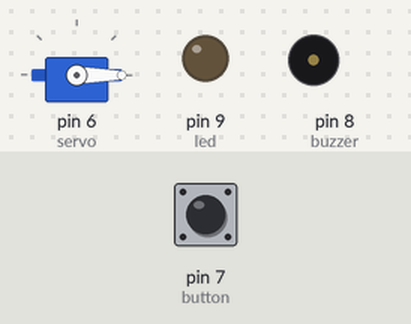
Bench run of a sketch on a simulated Arduino Uno, built with avr-gcc and run on an emulated ATmega328P. On the bench: servo, output pins drawn as LEDs (lit = HIGH), buzzer (waves = sounding). Dashed ring = blinking. Inputs (shaded band) come from the test bench; at power-on: pin 7 (button) HIGH.

Above: at 1.2 s.
1.3 s: pin 7 (button) pulled LOW for 0.15 s
At 1.8 s:
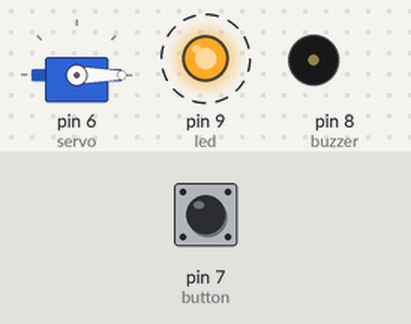
At 10.2 s:
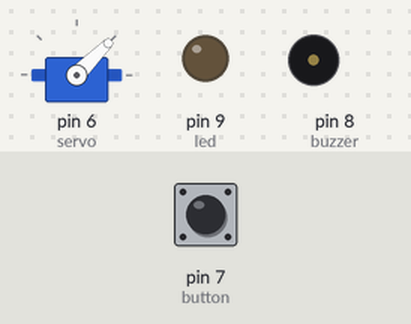
10.4 s: pin 7 (button) pulled LOW for 1 s
At 16.5 s:
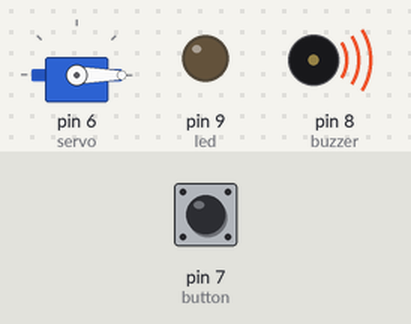
Timing chart, 0 to 22.3 s (numbered marks = the images above; inputs shaded):
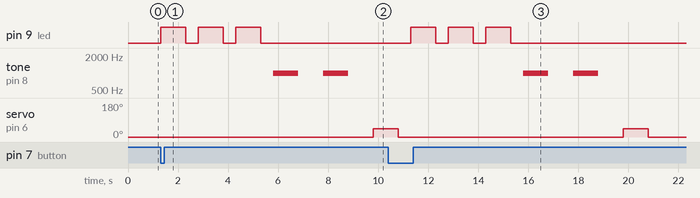

The sketch:

Expt1.ino
```cpp
// Experiment 1: LED blinks thrice, Buzzer beeps twice, Servo rotates 45 degrees
// Components: LED, Pushbutton, Buzzer, Servo
#include <Servo.h>
const int servo=6;
const int button=7;
const int buzzer=8;
const int led=9;
Servo s;
void setup() {
  pinMode(button,INPUT_PULLUP);
  pinMode(buzzer,OUTPUT);
  pinMode(led,OUTPUT);
  s.attach(servo);
  digitalWrite(buzzer,LOW);
  s.write(0);
}
void loop() {
  bool button_press=digitalRead(button)==LOW;
  if(button_press){
    for(int i=0;i<3;i++){
      digitalWrite(led,HIGH);
      delay(1000);
      digitalWrite(led,LOW);
      delay(500);
    }
    for(int i=0;i<2;i++){
      tone(buzzer,1000);
      delay(1000);
      noTone(buzzer);
      delay(1000);
    }
    s.write(45);
    delay(1000);
    s.write(0);
    delay(500);
  }
}
//Added Experiment 1: LED, Buzzer, Servo with pushbutton trigger
```

Measured:
- after the input at 1.3 s, pin 9 (led): alternates HIGH for 1.0 s and LOW for 0.50 s, 6 changes in all, then stays LOW, starting at once; tone on pin 8 (buzzer): alternates 1000 Hz for 1.0 s and silent for 1.0 s, starting after 4.5 s; servo on pin 6 (servo): 0° → 45° after 8.5 s
- after the input at 10.4 s, pin 9 (led): alternates HIGH for 1.0 s and LOW for 0.50 s, 6 changes in all, then stays LOW, starting after 0.90 s; tone on pin 8 (buzzer): alternates 1000 Hz for 1.0 s and silent for 1.0 s, 4 changes in all, then stays silent, starting after 5.4 s
